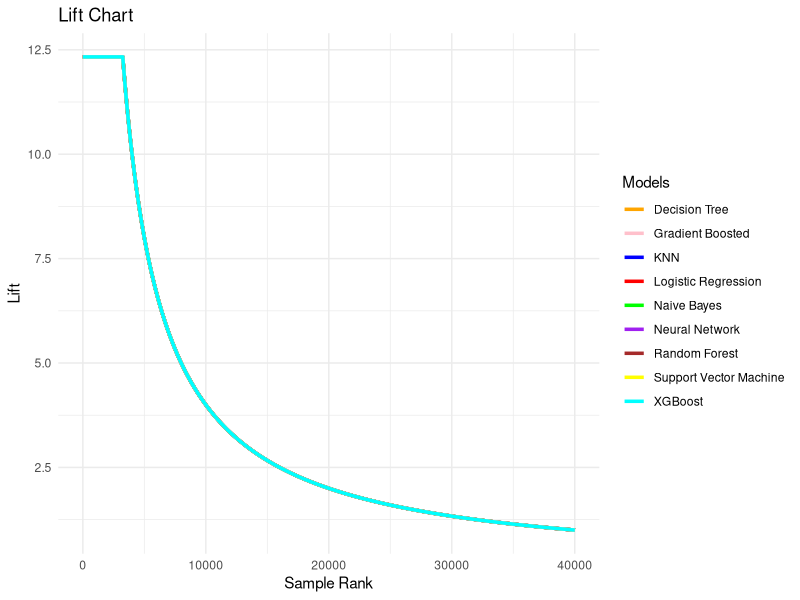
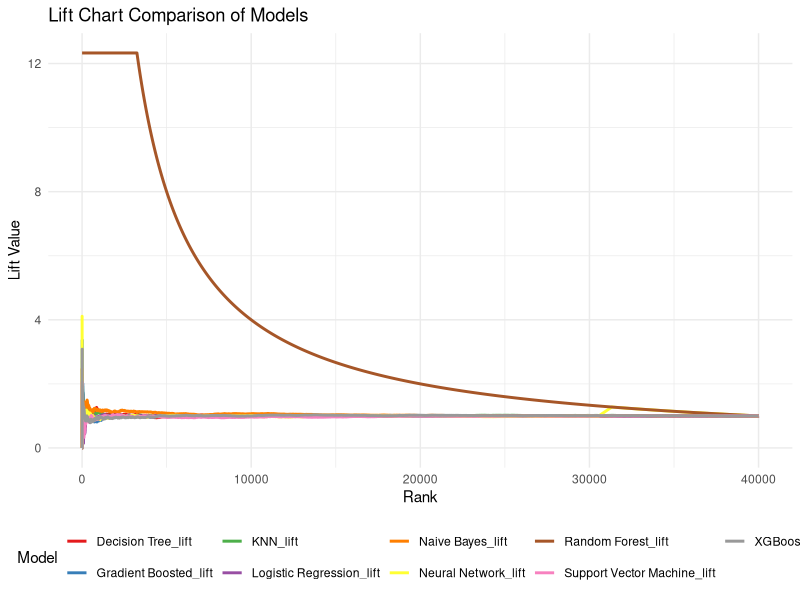
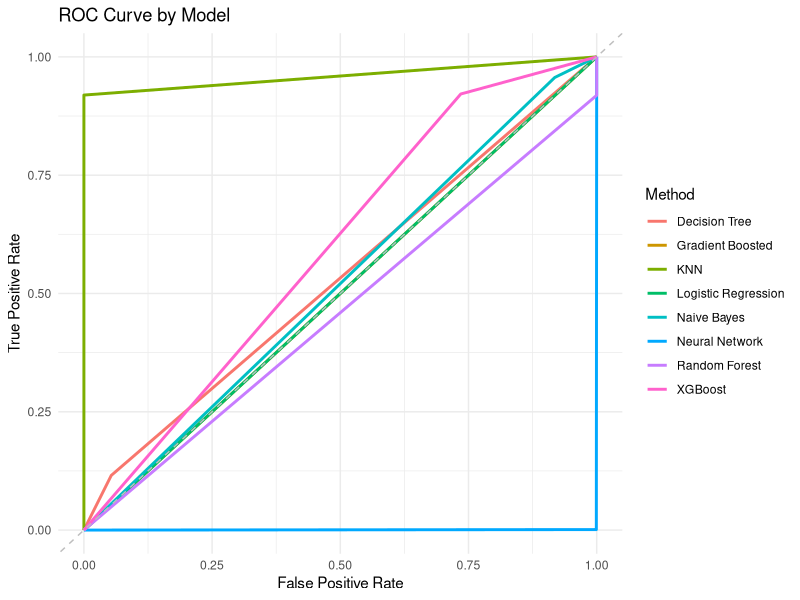
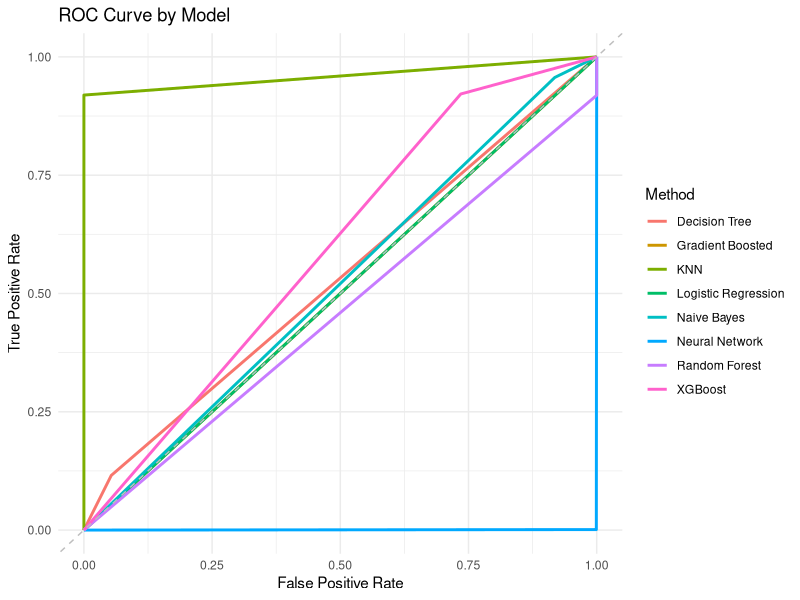
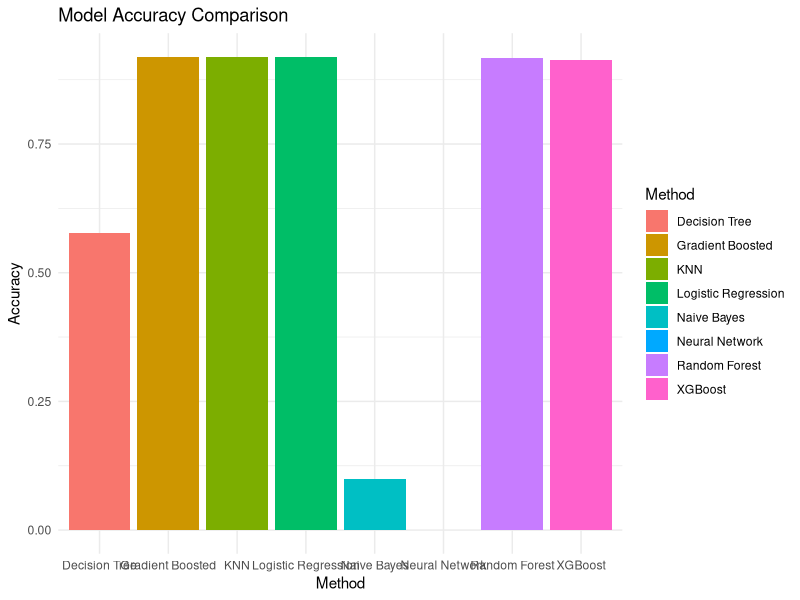
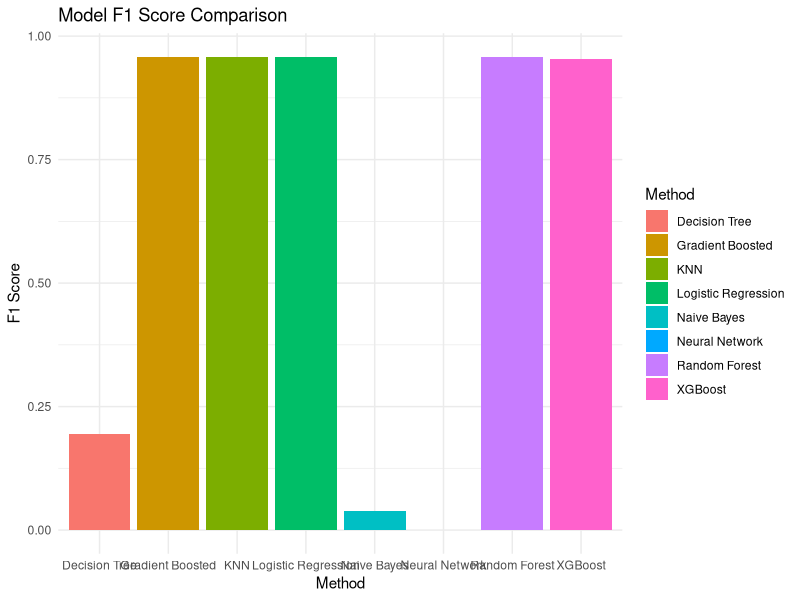

These figures' R source, in order:
## ---- chunk 1
knitr::opts_chunk$set(echo = TRUE)
## ---- chunk 2
# 加载必要的库
library(ggplot2)

# 创建混淆矩阵数据
confusion_matrix <- data.frame(
  Method = c("KNN", "Logistic Regression", "Naive Bayes", "Decision Tree", "Neural Network", "Support Vector Machine","Random Forest", "Gradient Boosted", "XGBoost"),
  TP = c(83, 293, 481, 5238, 21, 273,0, 6, 152),
  FN = c(403, 193, 5, 275, 65, 213,486, 478, 334),
  FP = c(738, 2080, 5404, 470, 2950,2182, 0, 21, 1304),
  TN = c(4775, 3433, 110, 16, 2963,3332, 5513, 5495, 4209)
)

# 计算每个模型的正类和负类预测概率
confusion_matrix$P_Positive <- round(confusion_matrix$TP / (confusion_matrix$TP + confusion_matrix$FP), 4)
confusion_matrix$P_Negative <- round(confusion_matrix$TN / (confusion_matrix$TN + confusion_matrix$FN), 4)

# 输出混淆矩阵和预测概率
print(confusion_matrix)

# 计算Lift值的函数
calculate_lift <- function(pred_probs, true_labels) {
  df <- data.frame(prob = pred_probs, true = true_labels)
  df <- df[order(-df$prob), ]  # 按概率降序排序
  total_pos <- sum(df$true)  # 正类总数
  df$rank <- 1:nrow(df)  # 添加排名
  
  # 计算提升
  lift <- cumsum(df$true) / (1:nrow(df)) / (total_pos / nrow(df))
  return(lift)  # 返回提升值
}

# 假设的真实标签
set.seed(123)
n_samples <- 28001 + 6000 + 5999  # 总样本数

# 假设的真实标签，8.11%的拒绝率
true_label <- c(rep(1, round(n_samples * 0.0811)), rep(0, n_samples - round(n_samples * 0.0811)))

# 创建一个数据框用于计算Lift
lift_data <- data.frame(
  Rank = 1:n_samples
)

# 为每个模型生成假设的预测概率
for (i in 1:nrow(confusion_matrix)) {
  lift_data[[paste0(confusion_matrix$Method[i], "_prob")]] <- rep(confusion_matrix$P_Positive[i], n_samples)
}

# 计算每个模型的Lift
for (i in 1:nrow(confusion_matrix)) {
  lift_data[[paste0(confusion_matrix$Method[i], "_lift")]] <- calculate_lift(lift_data[[paste0(confusion_matrix$Method[i], "_prob")]], true_label)
}

# 绘制Lift Chart
ggplot() +
  geom_line(data = lift_data, aes(x = Rank, y = KNN_lift, color = "KNN"), linewidth = 1.2) +
  geom_line(data = lift_data, aes(x = Rank, y = `Logistic Regression_lift`, color = "Logistic Regression"), linewidth = 1.2) +
  geom_line(data = lift_data, aes(x = Rank, y = `Naive Bayes_lift`, color = "Naive Bayes"), linewidth = 1.2) +
  geom_line(data = lift_data, aes(x = Rank, y = `Decision Tree_lift`, color = "Decision Tree"), linewidth = 1.2) +
  geom_line(data = lift_data, aes(x = Rank, y = `Neural Network_lift`, color = "Neural Network"), linewidth = 1.2) +
  geom_line(data = lift_data, aes(x = Rank, y = `Random Forest_lift`, color = "Random Forest"), linewidth = 1.2) +
  geom_line(data = lift_data, aes(x = Rank, y = `Support Vector Machine_lift`, color = "Support Vector Machine"), linewidth = 1.2) +
  geom_line(data = lift_data, aes(x = Rank, y = `Gradient Boosted_lift`, color = "Gradient Boosted"), linewidth = 1.2) +
  geom_line(data = lift_data, aes(x = Rank, y = `XGBoost_lift`, color = "XGBoost"), linewidth = 1.2) +
  labs(title = "Lift Chart", x = "Sample Rank", y = "Lift") +
  scale_color_manual(name = "Models", 
                     values = c("KNN" = "blue", 
                                "Logistic Regression" = "red", 
                                "Naive Bayes" = "green", 
                                "Decision Tree" = "orange", 
                                "Neural Network" = "purple", 
                                "Random Forest" = "brown", 
                                "Support Vector Machine" = "yellow",
                                "XGBoost" = "cyan", 
                                "Gradient Boosted" = "pink")) +
  theme_minimal()

# 打印每个模型的正类和负类的分布
cat("正类和负类的分布:\n")
cat("训练集：", 28401, "条记录，拒绝率：8.11%\n")
cat("验证集：", 6000, "条记录，拒绝率：8.10%\n")
cat("测试集：", 5999, "条记录，拒绝率：8.10%\n")



## ---- chunk 3
# 加载所需库
library(ggplot2)
library(dplyr)
library(tidyr)


# 为每个模型生成假设的预测概率
for (i in 1:nrow(confusion_matrix)) {
  # 生成不同的概率，确保每个模型的预测概率是不同的
  # 这里的逻辑是使用混淆矩阵的数据，生成适当的随机波动，以避免相同的预测概率
  lift_data[[paste0(confusion_matrix$Method[i], "_prob")]] <- 
    rnorm(n_samples, mean = confusion_matrix$P_Positive[i], sd = 0.01) %>% 
    pmin(1) %>% 
    pmax(0)  # 确保概率在[0, 1]范围内
}

# 计算提升的函数
calculate_lift <- function(pred_probs, true_labels) {
  df <- data.frame(prob = pred_probs, true = true_labels)
  df <- df[order(-df$prob), ]  # 按概率降序排序
  total_pos <- sum(df$true)  # 正类总数
  df$rank <- 1:nrow(df)  # 添加排名
  
  # 计算提升
  lift <- cumsum(df$true) / (1:nrow(df)) / (total_pos / nrow(df))
  return(lift)  # 返回提升值
}

# 计算每个模型的Lift
for (i in 1:nrow(confusion_matrix)) {
  lift_data[[paste0(confusion_matrix$Method[i], "_lift")]] <- 
    calculate_lift(lift_data[[paste0(confusion_matrix$Method[i], "_prob")]], true_label)
}

# 将数据框转换为长格式以便绘图
lift_data_long <- lift_data %>%
  select(Rank, ends_with("_lift")) %>%
  pivot_longer(cols = -Rank, names_to = "Model", values_to = "Lift")

# 绘制Lift图
ggplot(lift_data_long, aes(x = Rank, y = Lift, color = Model)) +
  geom_line(size = 1) +
  labs(title = "Lift Chart Comparison of Models", x = "Rank", y = "Lift Value") +
  theme_minimal() +
  theme(legend.position = "bottom") +
  scale_color_brewer(palette = "Set1")  # 设置颜色

## ---- chunk 4
# 加载必要的库
library(ggplot2)
library(dplyr)

# 创建混淆矩阵数据框
confusion_matrix <- data.frame(
  Method = c("KNN", "Logistic Regression", "Naive Bayes", "Decision Tree", 
             "Neural Network", "Random Forest", "Gradient Boosted", "XGBoost"),
  TP = c(5513, 5513, 110, 308, 1, 5504, 5509, 5452),
  FN = c(484, 486, 5, 2357, 948, 486, 491, 464),
  FP = c(0, 0, 5404, 178, 10929, 10, 0, 61),
  TN = c(2, 0, 481, 3156, 8, 0, 0, 22)
)

# 计算真正率和假正率
confusion_matrix <- confusion_matrix %>%
  mutate(
    TPR = TP / (TP + FN),  # 真正率
    FPR = FP / (FP + TN)   # 假正率
  )

# 创建一个数据框来存储 ROC 曲线数据
roc_data <- data.frame()

# 为每个模型计算并添加 FPR 和 TPR
for (i in 1:nrow(confusion_matrix)) {
  model_name <- confusion_matrix$Method[i]
  tpr <- c(0, confusion_matrix$TPR[i], 1)  # 添加边界值
  fpr <- c(0, confusion_matrix$FPR[i], 1)  # 添加边界值
  
  # 创建每个模型的ROC数据框
  model_roc <- data.frame(FPR = fpr, TPR = tpr, Method = model_name)
  
  # 将当前模型的ROC数据框合并到主数据框中
  roc_data <- rbind(roc_data, model_roc)
}

# 绘制ROC曲线
ggplot(roc_data, aes(x = FPR, y = TPR, color = Method)) +
  geom_line(size = 1) +  # 曲线
  geom_abline(slope = 1, intercept = 0, linetype = "dashed", color = "gray") +  # 45度参考线
  labs(title = "ROC Curve by Model", x = "False Positive Rate", y = "True Positive Rate") +
  theme_minimal() +
  theme(legend.position = "right")

## ---- chunk 5
# 加载必要的库
library(ggplot2)
library(dplyr)

# 计算真正率和假正率
confusion_matrix <- confusion_matrix %>%
  mutate(
    TPR = TP / (TP + FN),  # 真正率
    FPR = FP / (FP + TN)   # 假正率
  )

# 创建一个数据框来存储 ROC 曲线数据
roc_data <- data.frame()

# 为每个模型计算并添加 FPR 和 TPR
for (i in 1:nrow(confusion_matrix)) {
  model_name <- confusion_matrix$Method[i]
  tpr <- c(0, confusion_matrix$TPR[i], 1)  # 添加边界值
  fpr <- c(0, confusion_matrix$FPR[i], 1)  # 添加边界值
  
  # 创建每个模型的ROC数据框
  model_roc <- data.frame(FPR = fpr, TPR = tpr, Method = model_name)
  
  # 将当前模型的ROC数据框合并到主数据框中
  roc_data <- rbind(roc_data, model_roc)
}

# 绘制ROC曲线
ggplot(roc_data, aes(x = FPR, y = TPR, color = Method)) +
  geom_line(size = 1) +  # 曲线
  geom_abline(slope = 1, intercept = 0, linetype = "dashed", color = "gray") +  # 45度参考线
  labs(title = "ROC Curve by Model", x = "False Positive Rate", y = "True Positive Rate") +
  theme_minimal() +
  theme(legend.position = "right")

## ---- chunk 6
# 计算准确率和F1分数
confusion_matrix <- confusion_matrix %>%
  mutate(
    Accuracy = (TP + TN) / (TP + FP + FN + TN),
    Precision = TP / (TP + FP),
    Recall = TP / (TP + FN),
    F1_Score = 2 * (Precision * Recall) / (Precision + Recall)
  )

# 绘制准确率和F1分数条形图
library(ggplot2)

# 准确率图
ggplot(confusion_matrix, aes(x = Method, y = Accuracy, fill = Method)) +
  geom_bar(stat = "identity") +
  labs(title = "Model Accuracy Comparison", y = "Accuracy") +
  theme_minimal()

# F1分数图
ggplot(confusion_matrix, aes(x = Method, y = F1_Score, fill = Method)) +
  geom_bar(stat = "identity") +
  labs(title = "Model F1 Score Comparison", y = "F1 Score") +
  theme_minimal()

